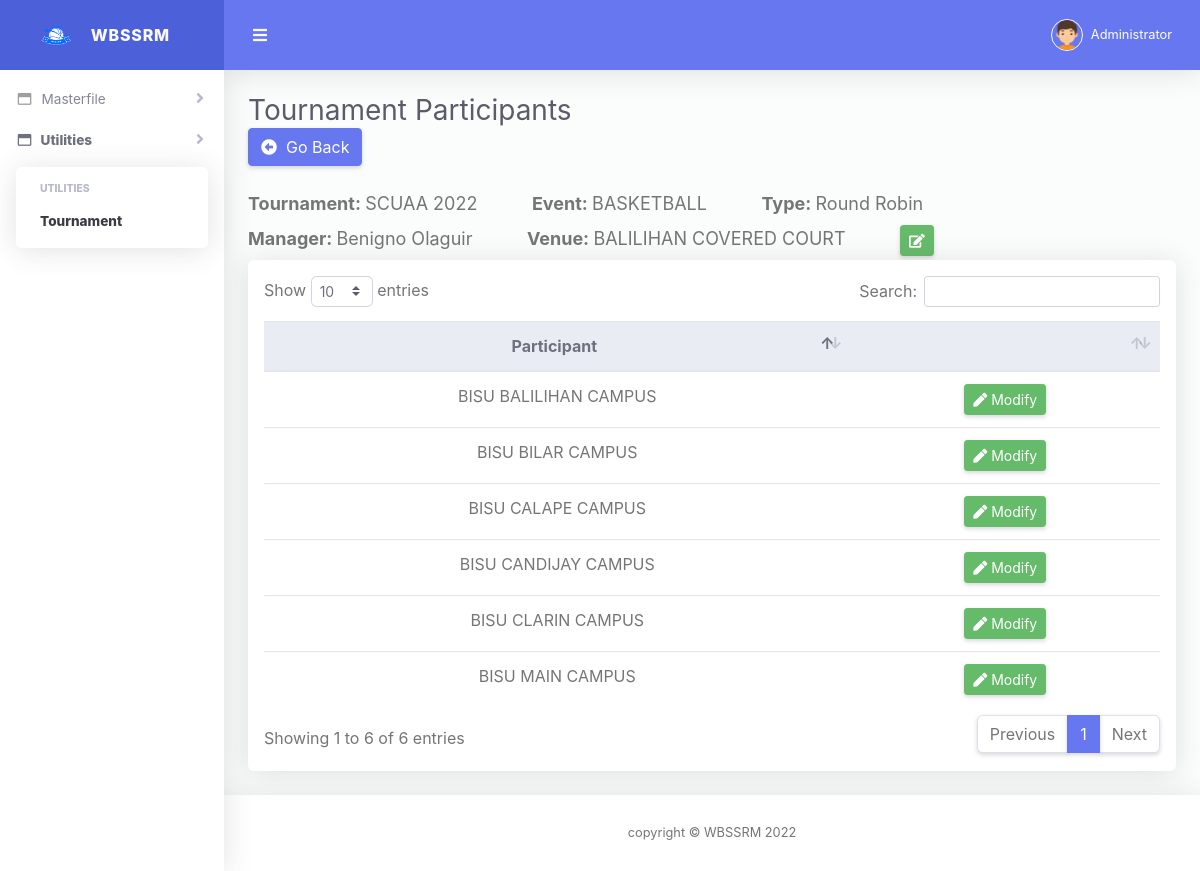
The app's page /tournament_teams?tour_id=7&tour_sports_id=48 (signed in) with its own data.
### tables this page shows
CREATE TABLE `tournament` (
  `tournament_id` int(11) NOT NULL,
  `tournament_name` varchar(50) NOT NULL,
  `start_date` varchar(20) NOT NULL,
  `end_date` varchar(20) NOT NULL,
  `description` text NOT NULL,
  `organizer` varchar(50) NOT NULL,
  `date_added` varchar(20) NOT NULL
);

CREATE TABLE `tournament_sports` (
  `tour_sports_id` int(11) NOT NULL,
  `tournament_id` int(11) NOT NULL,
  `sports_id` int(11) NOT NULL,
  `description` text NOT NULL,
  `manager` varchar(50) NOT NULL,
  `venue_id` int(11) NOT NULL,
  `tournament_type` varchar(50) NOT NULL,
  `no_of_teams` int(10) NOT NULL,
  `date_added` varchar(20) NOT NULL
);

CREATE TABLE `sports` (
  `sports_id` int(11) NOT NULL,
  `sports_name` varchar(50) NOT NULL
);

CREATE TABLE `venue` (
  `venue_id` int(11) NOT NULL,
  `venue_name` varchar(50) NOT NULL,
  `venue_address` varchar(100) NOT NULL
);

CREATE TABLE `tournament_team` (
  `tour_team_id` int(11) NOT NULL,
  `tournament_id` int(11) NOT NULL,
  `tour_sports_id` int(11) NOT NULL,
  `team_id` int(11) NOT NULL
);

CREATE TABLE `team` (
  `team_id` int(11) NOT NULL,
  `team_name` varchar(50) NOT NULL,
  `team_acro` varchar(25) NOT NULL,
  `team_coach` varchar(50) NOT NULL,
  `coach_contact` varchar(50) NOT NULL,
  `logo` text NOT NULL
);

### tournament_teams.php (the view, shortened to what this page needs)
<?php
  include('header.php');
  $tour_id = $_GET['tour_id'];
  $tour_sports_id = $_GET['tour_sports_id'];
  $query2 = mysql_query("SELECT * FROM tournament WHERE tournament_id=".$tour_id) or die(mysql_error());
  $result = mysql_fetch_array($query2);
  $query3 = mysql_query("SELECT a.*,b.sports_name,c.venue_name FROM tournament_sports a INNER JOIN sports b ON a.sports_id=b.sports_id INNER JOIN venue c ON a.venue_id=c.venue_id WHERE a.tour_sports_id=".$tour_sports_id) or die(mysql_error());
  $result1 = mysql_fetch_array($query3);
?>
<div class="d-sm-flex align-items-center justify-content-between mb-4">
    <h1 class="h3 mb-0 text-gray-800">Tournament Participants<br/><a href="tournament_sports?tour_id=<?php echo $tour_id; ?>"><button class="btn btn-primary"><i class="fas fa-arrow-alt-circle-left"></i>&nbsp;&nbsp;Go Back</button></a></h1>
</div>
<div class="row">
    <div class="col-lg-12">
        <label style="font-size: 18px;margin-right:50px"><b>Tournament: </b><?php echo $result['tournament_name']; ?></label>
        <label style="font-size: 18px;margin-right:50px"><b>Event: </b><?php echo $result1['sports_name']; ?></label>
        <label style="font-size: 18px;margin-right:50px"><b>Type: </b><?php echo $result1['tournament_type']; ?></label>
        <br/>
        <label style="font-size: 18px;margin-right:50px"><b>Manager: </b><?php echo $result1['manager']; ?></label>
        <label style="font-size: 18px;margin-right:50px"><b>Venue: </b><?php echo $result1['venue_name']; ?></label>
        <button title="Modify" data-toggle="modal" data-target="#editEventModal" class="btn btn-success btn-sm" onclick=editevent(<?php echo $tour_sports_id; ?>)><i class="fa fa-edit"></i></button>
        <div class="card mb-4">
        <div class="table-responsive p-3">
            <table class="table align-items-center table-flush table-hover" id="dataTable">
            <thead class="thead-light">
                <tr style="text-align:center">
                <th>Participant</th>
                <th></th>
                </tr>
            </thead>
            <tbody>
                <?php
                    $query = mysql_query("SELECT a.*,b.team_name FROM tournament_team a INNER JOIN team b ON a.team_id=b.team_id WHERE tour_sports_id=".$tour_sports_id." AND a.tournament_id=".$tour_id) or die(mysql_error());
                    while($row = mysql_fetch_array($query))
                    {
                    ?>  <tr style="text-align:center">
                            <td><?php echo $row['team_name']; ?></td>
                            <td>
                                <button class="btn btn-success btn-sm" data-toggle="modal" data-target="#editParticipantModal" onclick=editparticipant(<?php echo $tour_id; ?>,<?php echo $row['team_id']; ?>,<?php echo $tour_sports_id; ?>)><i class="fa fa-pen"></i>  Modify</button>
                            </td>
                        </tr>
                    <?php
                    }
                ?>
            </tbody>
            </table>
        </div>
        </div>
    </div>
</div>
<?php
  include('footer.php');
?>

### records on screen
tournament: tournament_name "SCUAA 2022"
tournament_sports: sports.sports_name "BASKETBALL", tournament_type "Round Robin", manager "Benigno Olaguir", venue.venue_name "BALILIHAN COVERED COURT"
tournament_team: team.team_name "BISU BALILIHAN CAMPUS"
tournament_team: team.team_name "BISU BILAR CAMPUS"
tournament_team: team.team_name "BISU CALAPE CAMPUS"
tournament_team: team.team_name "BISU CANDIJAY CAMPUS"
tournament_team: team.team_name "BISU CLARIN CAMPUS"
tournament_team: team.team_name "BISU MAIN CAMPUS"

### other values on screen
$_SESSION['FULL_NAME'] "Administrator"
